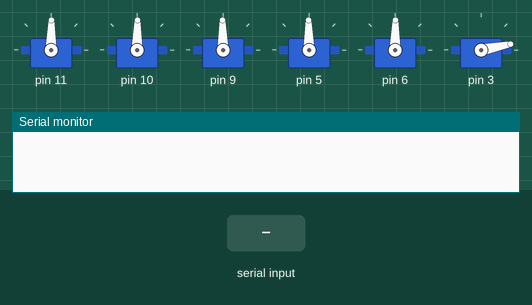
This sketch was run on a simulated Arduino Uno, built with avr-gcc and run on an emulated ATmega328P. Parts: 6 × servo, the last lines printed to the serial monitor. The test bench sets the inputs (shaded band).

Above: at 9.0 s.
9.1 s: "90,45,200,10,150,30\n" received over Serial
At 9.57 s:
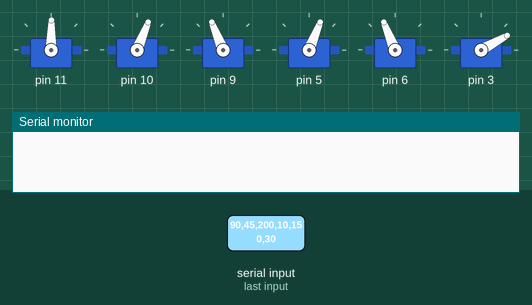
At 11.4 s:
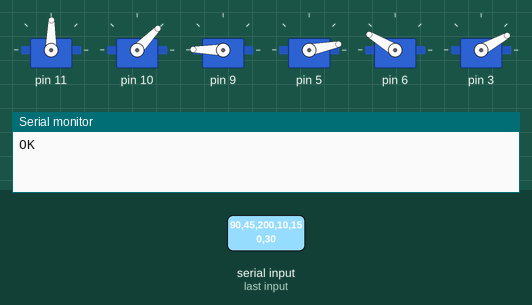
Timing chart, 0 to 12.9 s (numbered marks = the images above; inputs shaded):
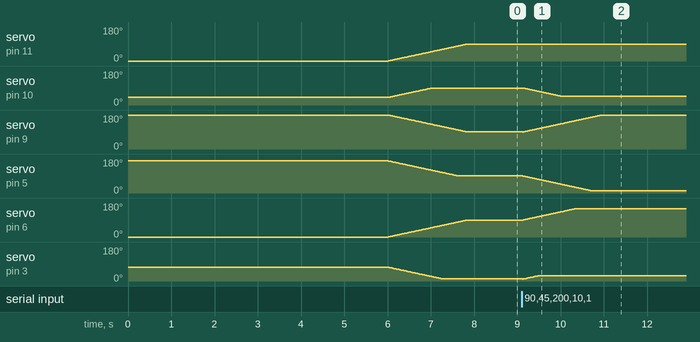

The sketch:

braccio_serial_control.ino
```cpp
#include <Braccio.h>
#include <Servo.h>

Servo base;
Servo shoulder;
Servo elbow;
Servo wrist_rot;
Servo wrist_ver;
Servo gripper;

void setup()
{
  Serial.begin(9600);

  Braccio.begin();

  // Initial safe position
  Braccio.ServoMovement(
    20,
    90,   // base
    90,   // shoulder
    90,   // elbow
    90,   // wrist rotation
    90,   // wrist vertical
    10    // gripper
  );
}

void loop()
{
  if (Serial.available() > 0)
  {
    String command = Serial.readStringUntil('\n');

    int baseAngle;
    int shoulderAngle;
    int elbowAngle;
    int wristRotAngle;
    int wristVerAngle;
    int gripperAngle;

    int result = sscanf(
      command.c_str(),
      "%d,%d,%d,%d,%d,%d",
      &baseAngle,
      &shoulderAngle,
      &elbowAngle,
      &wristRotAngle,
      &wristVerAngle,
      &gripperAngle
    );

    if (result == 6)
    {
      Braccio.ServoMovement(
        20,
        baseAngle,
        shoulderAngle,
        elbowAngle,
        wristRotAngle,
        wristVerAngle,
        gripperAngle
      );

      Serial.println("OK");
    }
  }
}
```

Measured:
- after the input at 9.1 s, servo on pin 5: moves from 91° to 11° over 1.6 s, starting at once; servo on pin 6: moves from 89° to 149° over 1.2 s, starting at once
